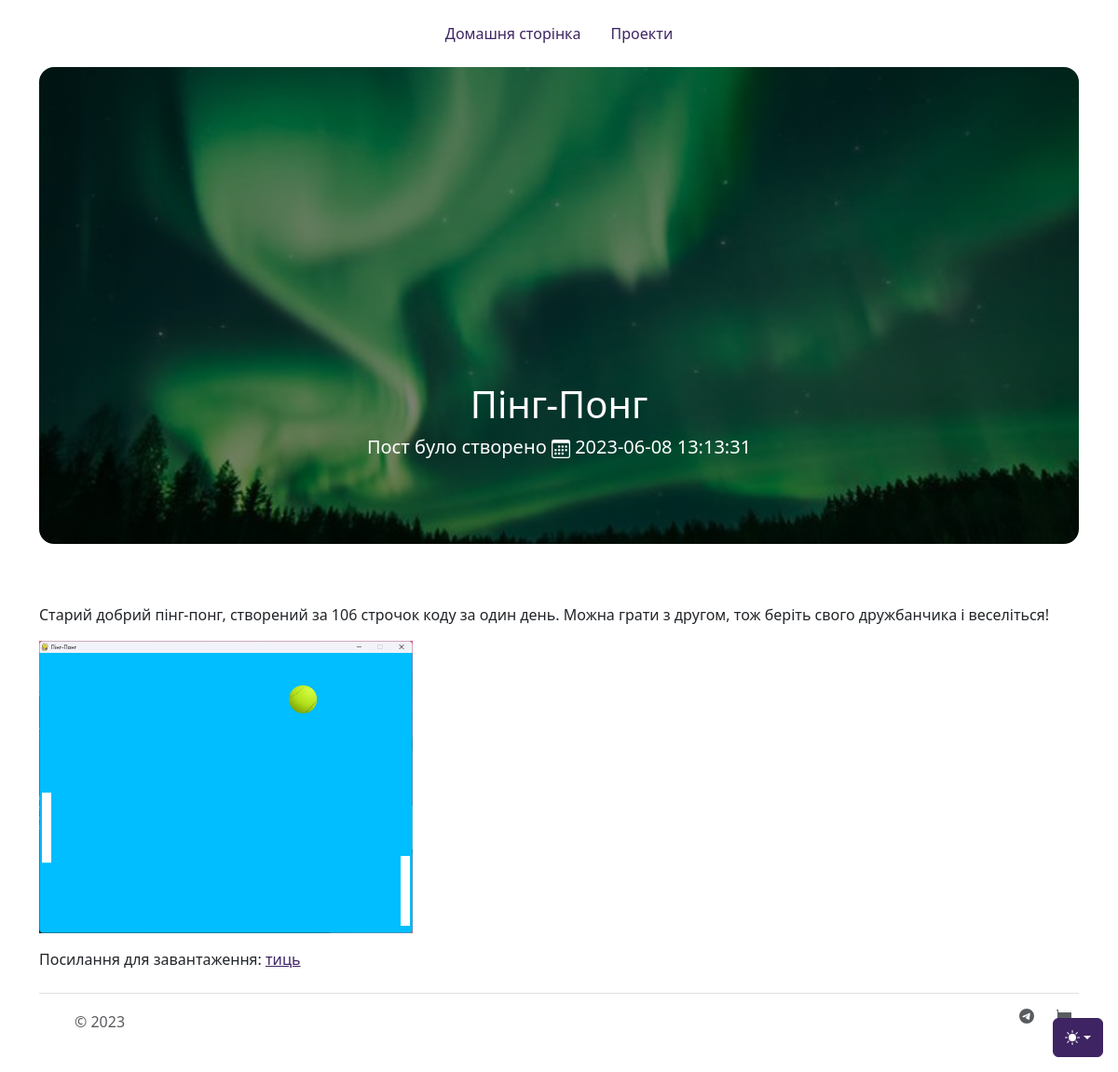
The page /posts/2 on the database its author committed.
### tables this page shows
CREATE TABLE "post" (
	"post_id"	INTEGER NOT NULL UNIQUE,
	"text"	TEXT,
	"img_formainpage"	TEXT,
	"title"	TEXT,
	"datetime"	TEXT NOT NULL DEFAULT CURRENT_TIMESTAMP,
	PRIMARY KEY("post_id" AUTOINCREMENT)
);

### main.py (the view)
@app.route('/posts/<post_id>')
def post(post_id):
    post = getPostsByIds(post_id)[0]
    return render_template('post.html', post=post)

### db_scripts.py (called while the page is built)
def open():
    global conn, cursor
    conn = sqlite3.connect(PATH + db_name)
    conn.row_factory = sqlite3.Row
    cursor = conn.cursor()

def close():
    cursor.close()
    conn.close()

def getPostsByIds(post_id):
    open()
    cursor.execute('''
    SELECT * FROM post WHERE post_id = (?) ORDER BY post_id DESC
    ''', [post_id])
    posts = cursor.fetchall()
    close()
    return posts

### templates/post.html
{% extends "index.html" %}
{% block body %}
{% include 'carousel.html' %}
{% include 'post_text.html'%}
{% endblock %}

### templates/carousel.html
<div id="myCarousel" class="carousel slide" data-bs-ride="carousel">
    <div class="carousel-inner">
      <div class="carousel-item active rounded-4" style="background:linear-gradient(rgba(0, 0, 0, 0.5), rgba(0, 0, 0, 0.5)), url({{ url_for('static', filename=post.img_formainpage) }});
    background-repeat: no-repeat;
    background-position: center center;
    background-size: cover;
    border-radius:">
        <div class="container">
          <div class="carousel-caption">
            <h1>{{post.title}}</h1>
            <p class="text-white">Пост було створено <i class="bi bi-calendar3"></i> {{post.datetime}}</p>
          </div>
        </div>
      </div>
    </div>
  </div>

### templates/post_text.html
{{post.text | safe}}

### static/carousel.css (style rules this page uses)
body { color: rgb(var(--bs-tertiary-color-rgb)); }
.carousel { margin-bottom: 4rem; }
.carousel-caption { bottom: 3rem; z-index: 10; }
.carousel-item { height: 32rem; }
@media (min-width: 40em) { .carousel-caption p { margin-bottom: 1.25rem; font-size: 1.25rem; line-height: 1.4; } }

### static/index.css (style rules this page uses)
.bi { vertical-align: -.125em; fill: currentColor; }

### rows shown on the page
post: img_formainpage (picture), title "Пінг-Понг", datetime "2023-06-08 13:13:31", text "Старий добрий пінг-понг, створений за 106 строчок коду за один день. Можна грати з другом, тож беріть свого дружбанчика і веселіться! Посилання для завантаження: тиць", text (picture)
